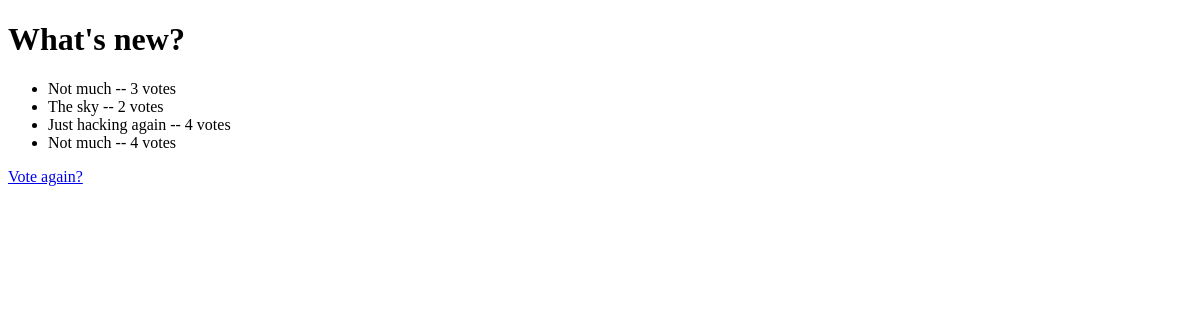
/polls/1/results/, run on an earlier commit of the app's database.
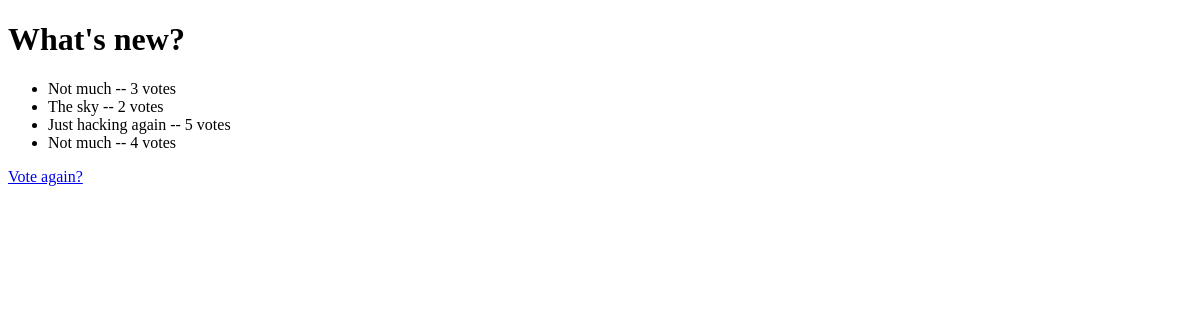
And on a later commit of the database.
### polls/models.py (models this page shows, shortened)
class Question(models.Model):
    question_text = models.CharField(max_length=200)
    pub_date = models.DateTimeField('date published')

class Choice(models.Model):
    question = models.ForeignKey(Question, on_delete=models.CASCADE)
    choice_text = models.CharField(max_length=200)
    votes = models.IntegerField(default=0)

### polls/views.py (the view)
class ResultsView(generic.DetailView):
    model = Question
    template_name = 'polls/results.html'

### polls/templates/polls/results.html (shortened to what this page needs)
<!DOCTYPE html>
<html lang="en">
<head>
</head>
<body>
    <h1>{{ question.question_text }}</h1>
    <ul>
        {% for choice in question.choice_set.all %}
        <li>{{ choice.choice_text }} -- {{ choice.votes }} vote{{ choice.votes|pluralize }}</li>
        {% endfor %}
    </ul>
    <a href="{% url 'polls:detail' question.id %}">Vote again?</a>
</body>
</html>

What changed in the data, as far as the page shows it:
changed Choice "Just hacking again": votes "4" → "5"
